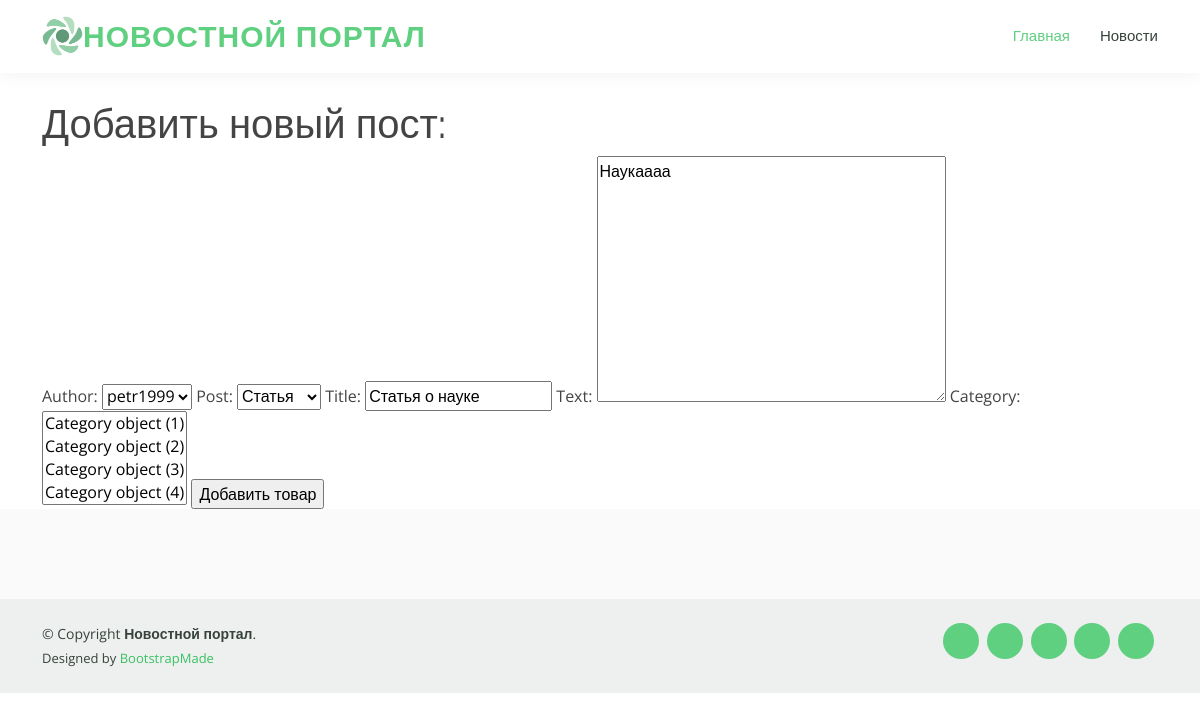
The app's page /news/2/edit/ with its own data.
### news/models.py (models this page shows, shortened)
class Post (models.Model):
    author = models.ForeignKey(Author, on_delete = models.CASCADE)
    article = 'AR'
    new = 'NW'
    POSTS = [
        (article, 'Статья'),
        (new, 'Новость'),
    ]
    post = models.CharField(max_length = 2, choices = POSTS, default = new)
    datatime = models.DateTimeField(auto_now_add = True)
    data = models.DateField (auto_now_add = True)
    category = models.ManyToManyField(Category, through = 'PostCategory')
    title = models.CharField(max_length = 150, default = '')
    text = models.TextField(default = '')
    ratingPost = models.IntegerField(default = 0)

### news/views.py (the view)
# urls.py: path('<int:pk>/edit/',PostEdit.as_view(), name='new_edit'),
class PostEdit(UpdateView):
    template_name = 'new_add.html'
    form_class = PostForm
    def get_object(self, **kwargs):
        id = self.kwargs.get('pk')
        return Post.objects.get(pk=id)

### news/forms.py
class PostForm(ModelForm):
    class Meta:
        model = Post
        fields = ['author', 'post', 'title','text', 'category']

### news/models.py (called while the page is built)
    def __str__(self):
        return f'{self.userAuthor}'

### templates/new_add.html (shortened to what this page needs)
{% extends 'flatpages/default.html' %}
{% block content %}
<h1>Добавить новый пост: </h1>
<form method="POST">
    {{ form }}
    <input type="submit" value="Добавить товар">
</form>
{% endblock content %}

### static/assets/css/style.css (style rules this page uses)
body { font-family: "Open Sans", sans-serif; color: #444444; }
h1, h2, h3, h4, h5, h6 { font-family: "Raleway", sans-serif; }

### records on screen
Post: author "petr1999", post "Статья", title "Статья о науке", text "Наукаааа"
